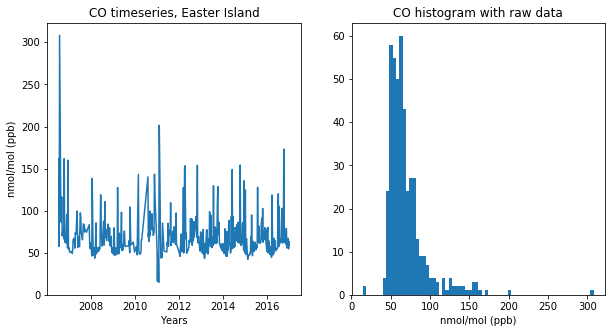
#> input picture co raw data, ei.png, 615 x 333 px, found by its file name
$ python merge.py
#> lines starting #> are read from the running program, lines starting #| are printed output that depends on the picture
# -*- coding: utf-8 -*-
"""
Merging plots
@author: David
"""
import sys
from PIL import Image
co = r'C:\Users\David\Documents\GitHub\Rapa-Nui-s-soundings-analysis\co raw data, ei.png'
co2 = r'C:\Users\David\Documents\GitHub\Rapa-Nui-s-soundings-analysis\co2 raw data, ei.png'
ethane =  r'C:\Users\David\Documents\GitHub\Rapa-Nui-s-soundings-analysis\ethane raw data, ei.png'
propane =  r'C:\Users\David\Documents\GitHub\Rapa-Nui-s-soundings-analysis\propane raw data, ei.png'
methylbutane =  r'C:\Users\David\Documents\GitHub\Rapa-Nui-s-soundings-analysis\methylbutane raw data, ei.png'
methylpropane = r'C:\Users\David\Documents\GitHub\Rapa-Nui-s-soundings-analysis\co raw data, ei.png'
npentane =  r'C:\Users\David\Documents\GitHub\Rapa-Nui-s-soundings-analysis\n-pentane raw data, ei.png'
nbutane =  r'C:\Users\David\Documents\GitHub\Rapa-Nui-s-soundings-analysis\n-butane raw data, ei.png'
images = map(Image.open, [co, co2, ethane, propane, methylbutane, methylpropane, npentane, nbutane])
widths, heights = zip(*(i.size for i in images))
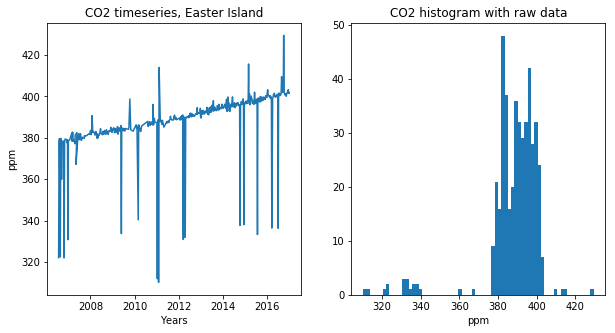
#> input picture co2 raw data, ei.png, 615 x 333 px, found by its file name
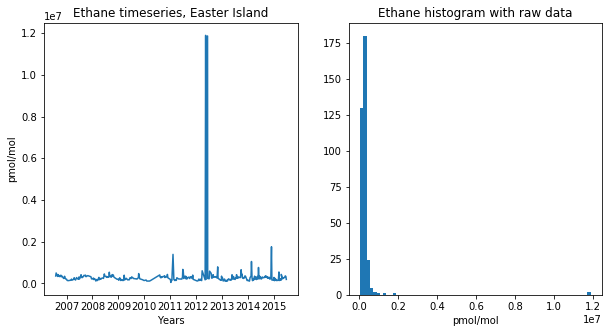
#> input picture ethane raw data, ei.png, 612 x 333 px, found by its file name
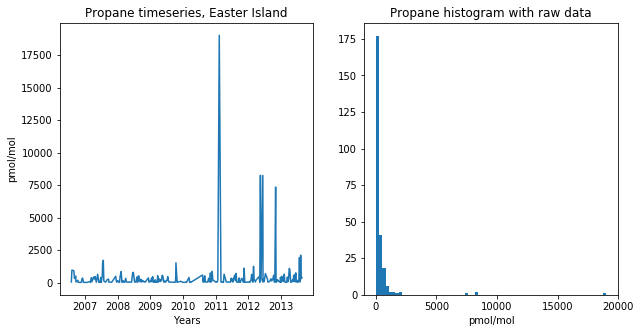
#> input picture propane raw data, ei.png, 641 x 333 px, found by its file name
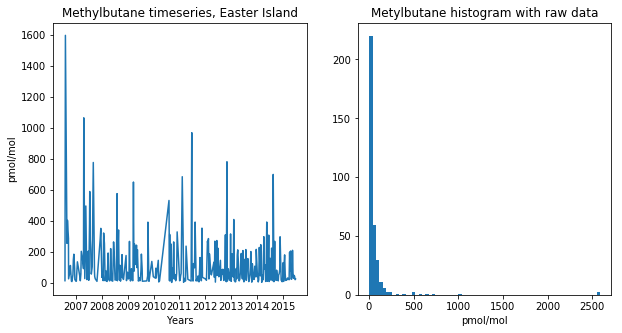
#> input picture methylbutane raw data, ei.png, 622 x 333 px, found by its file name
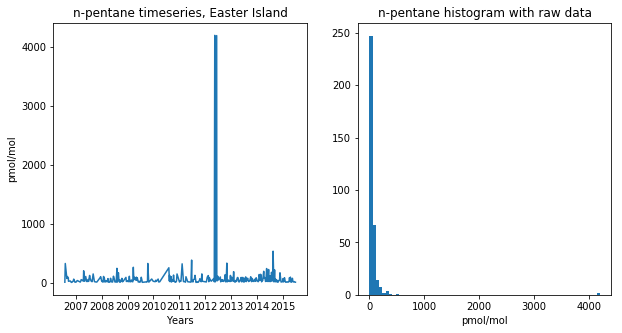
#> input picture n-pentane raw data, ei.png, 622 x 333 px, found by its file name
#> (the run stopped early here; a loop or call above may not have finished)
